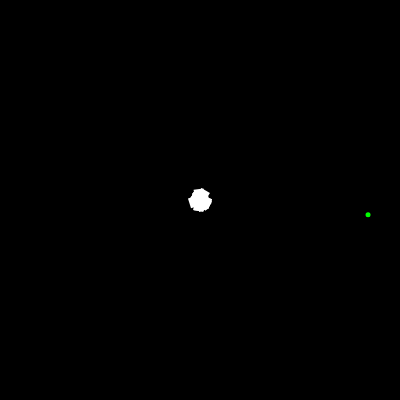
Frame 1 (no input)
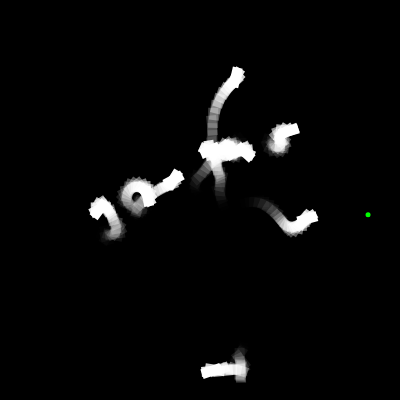
Frame 60 (no input)
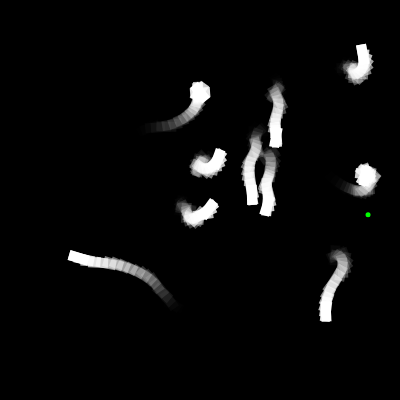
Frame 120 (the mouse pressed at the canvas centre since frame 60)

The p5.js sketch that drew these frames (run headless with seeded random() and noise() and a simulated clock; from frame 60 on, the mouse is pressed at the canvas centre):

// p5.js sketch
// ── sketch.js
const trail = 20;
const border = 30;
const steeringCorrection = 3;
const antCount = 10;
const width = 400;
const height = 400;

const seeCoverage = false;
const hungry = true;

const ants = [];
const food = [];

function setup() {
  createCanvas(width, height);
  fill(255, 204);
  noStroke();

  for (let i = 0; i < antCount; i++) {
    ants.push(new Ant(width / 2, height / 2));
  }

  food.push(new Food());

  smooth();
  rectMode(CENTER);
  frameRate(24);
}

function draw() {
  if (!seeCoverage) {
    background(0);
  }

  ants.forEach((ant) => {
    ant.update();
    if (seeCoverage) {
      ant.drawAnt();
    } else {
      ant.drawAntWithTrail();
    }
  });

  food.forEach((piece) => {
    piece.display();
  });
}

class Food {
  constructor() {
    let x = Math.random() * (width - 2 * border) + border;
    let y = Math.random() * (height - 2 * border) + border;
    this.position = new p5.Vector(x, y);
  }

  display() {
    fill(0, 255, 0);
    ellipse(this.position.x, this.position.y, 5);
  }
}
class Ant {
  constructor(x, y) {
    this.deltaTime = 1;

    this.maxSpeed = 10;
    this.steerStrength = 1;
    this.wanderStrength = 0.1;

    this.angle = 0;
    this.position = new p5.Vector(x, y);
    this.velocity = new p5.Vector(0, 0);
    this.desiredDirection = p5.Vector.random2D().normalize();

    this.mPosition = [];
    this.mAngle = [];

    this.targetFood = [];
  }

  display() {
    rect(0, 0, 10, 20);
  }

  drawAnt() {
    fill(255);
    stroke(255);
    push();
    translate(this.position.x, this.position.y);
    rotate(this.angle);
    this.display();
    pop();
  }

  drawAntWithTrail() {
    let frame = frameCount % trail;
    this.mPosition[frame] = this.position;
    this.mAngle[frame] = this.angle;

    for (let i = 0; i < trail; i++) {
      let alpha = ((i + 1) / trail) ** 2;
      fill("rgba(255,255,255," + alpha + ")");

      let index = (frame + 1 + i) % trail;
      if (this.mPosition[index] != null) {
        push();
        translate(this.mPosition[index].x, this.mPosition[index].y);
        rotate(this.mAngle[index]);
        this.display();
        pop();
      }
    }
  }

  keepInsideBox() {
    let pos = this.position;

    if (pos.x < border) {
      this.position.x = border;
      this.velocity.x += steeringCorrection;
    }
    if (pos.x > width - border) {
      this.position.x = width - border;
      this.velocity.x -= steeringCorrection;
    }
    if (pos.y < border) {
      this.position.y = border;
      this.velocity.y += steeringCorrection;
    }
    if (pos.y > height - border) {
      this.position.y = height - border;
      this.velocity.y -= steeringCorrection;
    }
  }

  wander() {
    this.desiredDirection = p5.Vector.random2D()
      .add(this.desiredDirection)
      .mult(this.wanderStrength)
      .normalize();
  }

  getAcceleration() {
    let desiredVelocity = this.desiredDirection.mult(this.maxSpeed);
    let desiredSteeringForce = desiredVelocity
      .sub(this.velocity)
      .mult(this.steerStrength);
    return desiredSteeringForce.limit(this.steerStrength);
  }

  updatePosition(acceleration) {
    this.velocity = this.velocity
      .add(acceleration.mult(this.deltaTime))
      .limit(this.maxSpeed);

    this.position = this.position.add(this.velocity.mult(this.deltaTime));
    this.position = new p5.Vector(
      (this.position.x + width) % width,
      (this.position.y + height) % height
    );

    this.angle = Math.atan2(this.velocity.y, this.velocity.x) + Math.PI / 2;
  }

  update() {
    this.wander();
    let acceleration = this.getAcceleration();
    this.keepInsideBox();
    this.updatePosition(acceleration);
  }
}
